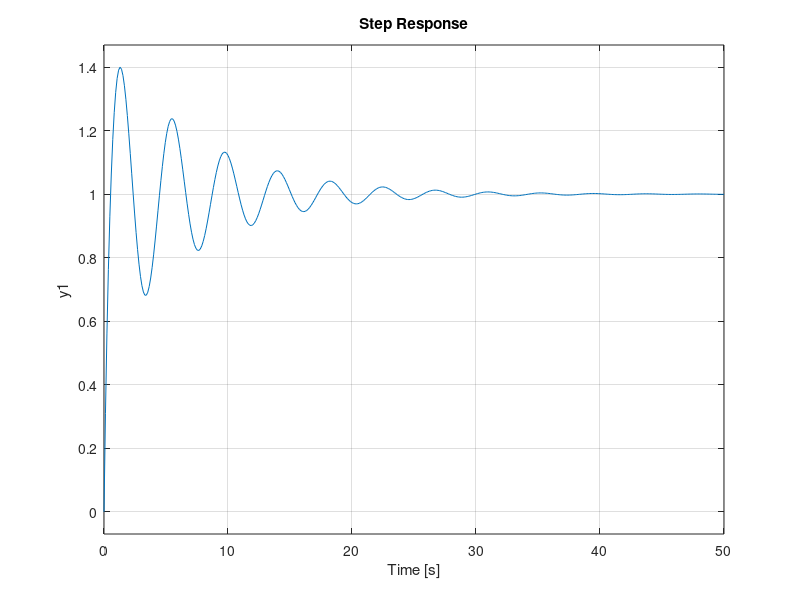

This chart was generated by the following MATLAB code:
clear all
s = tf('s');
g = 9.81;
K_P = 0.5;
K_D = 0.5;
K_I = 1;


G_plan = (3/5)*g/s^2;
F = K_P + K_I/s + K_D*s;
%G_motor = ;

Gc = feedback( F * G_plan, 1 );
step(Gc);

